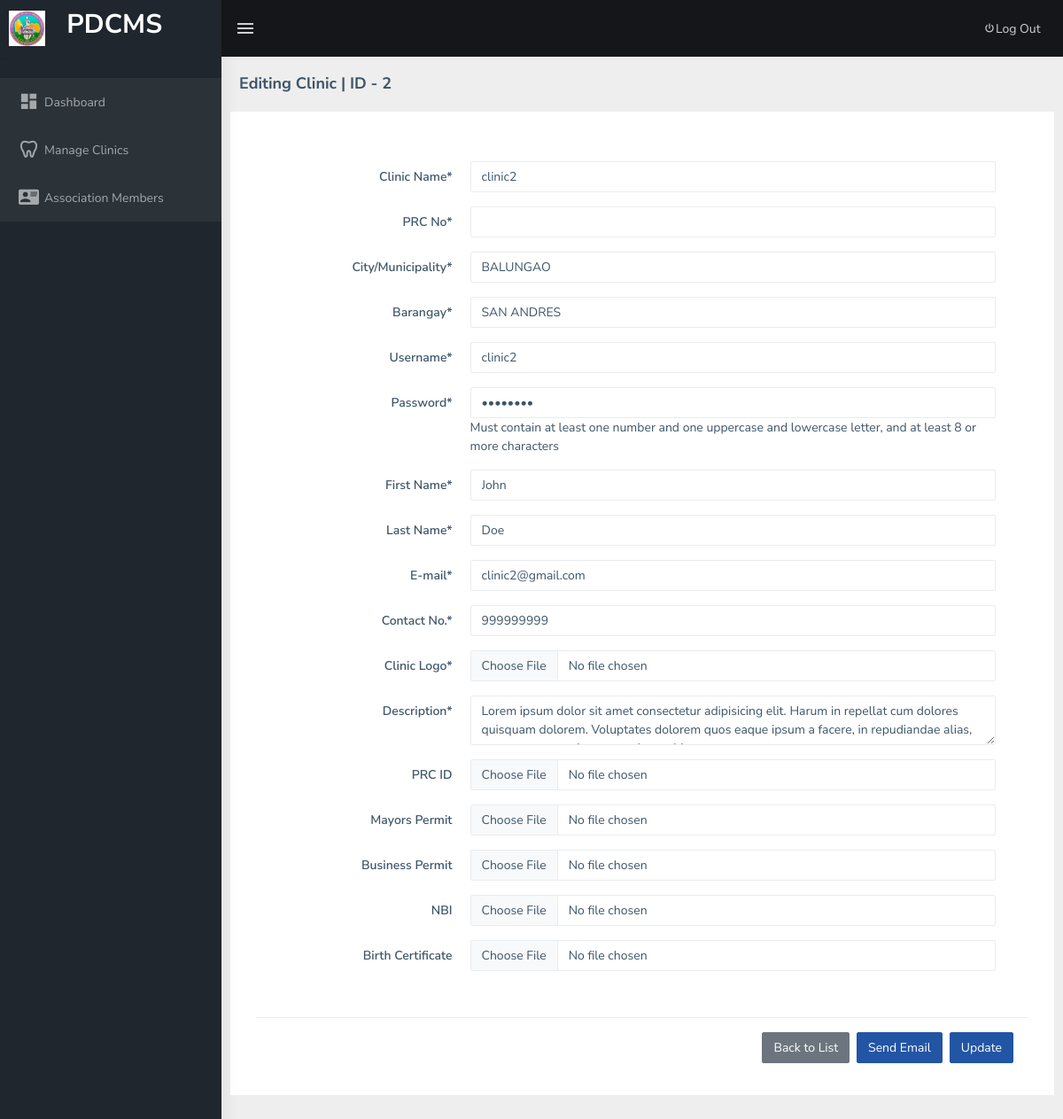
The app's page /admin/edit.php?id=2, older data.
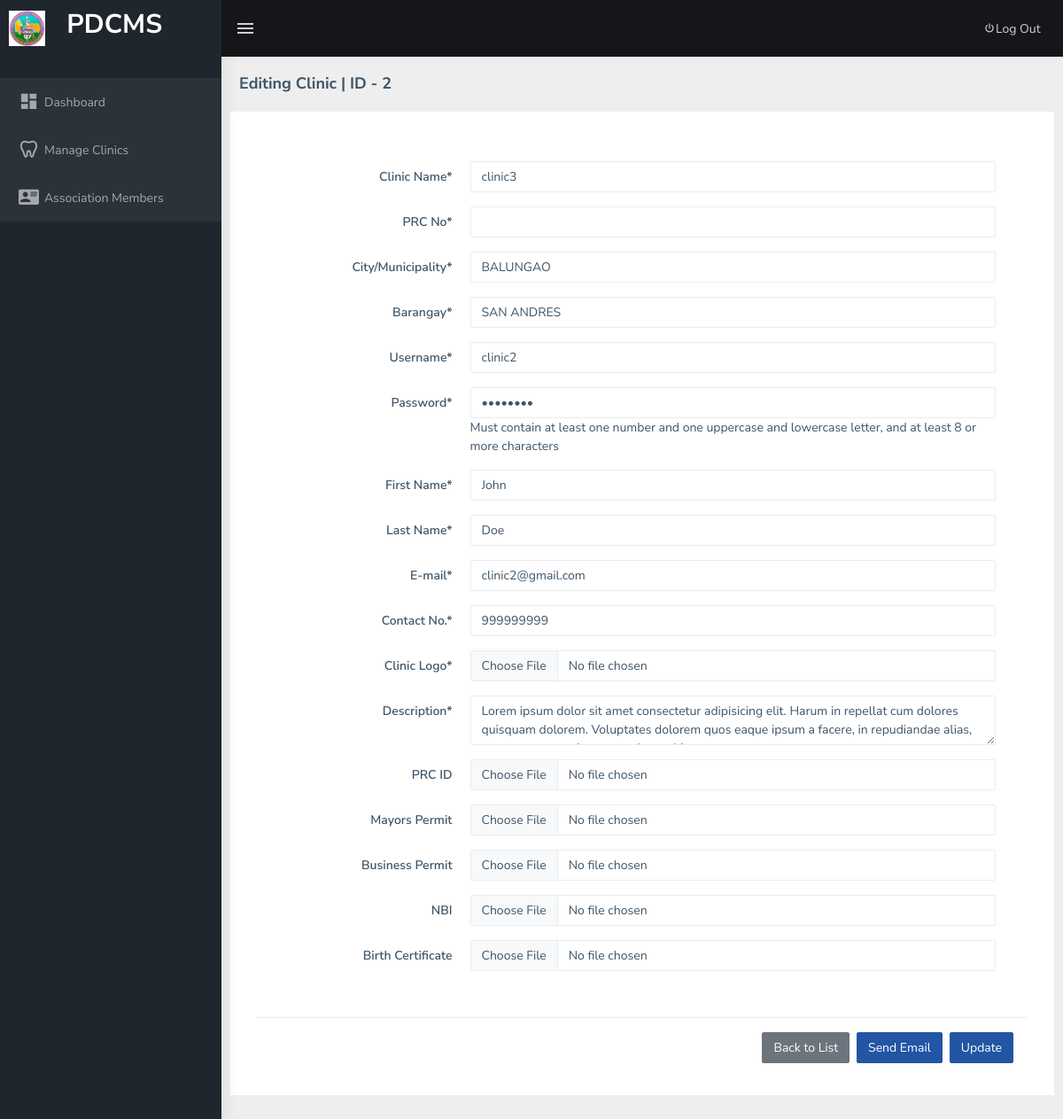
The same page, newer data.
### tables this page shows
CREATE TABLE `tbl_user` (
  `id` int(11) NOT NULL AUTO_INCREMENT,
  `access_id` int(11) DEFAULT NULL,
  `username` varchar(255) DEFAULT NULL,
  `password` varchar(255) DEFAULT NULL,
  `clinic_id` int(11) DEFAULT NULL,
  PRIMARY KEY (`id`)
);

CREATE TABLE `tbl_clinic` (
  `clinic_id` int(11) NOT NULL AUTO_INCREMENT,
  `name` varchar(255) DEFAULT NULL,
  `image` varchar(255) DEFAULT NULL,
  `description` text DEFAULT NULL,
  `prc_id` varchar(255) DEFAULT NULL,
  `business_permit` varchar(255) DEFAULT NULL,
  `nbi` varchar(255) DEFAULT NULL,
  `birth_certificate` varchar(255) DEFAULT NULL,
  `prc_no` varchar(45) DEFAULT NULL,
  `mayors_permit` varchar(255) DEFAULT NULL,
  `date_created` datetime DEFAULT current_timestamp(),
  PRIMARY KEY (`clinic_id`)
);

CREATE TABLE `tbl_userinfo` (
  `id` int(255) NOT NULL AUTO_INCREMENT,
  `municipality` varchar(255) NOT NULL,
  `barangay` varchar(255) NOT NULL,
  `email` varchar(255) NOT NULL,
  `contact` varchar(255) DEFAULT NULL,
  `first_name` varchar(255) DEFAULT NULL,
  `last_name` varchar(255) DEFAULT NULL,
  PRIMARY KEY (`id`)
);

### includes/functions.php (called while the page is built, shortened)
<?php
function get_one($sql)
{
    $result = mysqli_query($_SESSION['conn'], $sql);
    while ($row = mysqli_fetch_object($result)) {
        return $row;
    }
}

### admin/edit.php (the view, shortened to what the changed rows need)
<?php include 'header.php'; ?>
<div class="page-wrapper">
  <div class="container-fluid">
    <div class="row">
      <div class="card">
        <div class="card-body">
          <form class="form-horizontal" method="post" onsubmit="return confirm('Are you sure?');" enctype="multipart/form-data" id="my-form">
            <div class="modal-body">
              <div class="card-body">
                <?php $id = $_GET['id']; ?>
                <?php $default = get_one("select u.id,c.clinic_id,c.image,c.name,ui.municipality,ui.barangay,c.description,ui.email,ui.contact,u.username,u.password,c.prc_no from tbl_user u inner join tbl_clinic c on c.clinic_id = u.clinic_id inner join tbl_userinfo ui on ui.id = u.id where u.id = '$id'") ?>
                <div class="form-group row">
                  <div class="col-sm-9">
                    <input type="text" class="form-control" id="fname" name="clinic_name" required value="<?= $default->name ?>">
                  </div>
                </div>
                <div class="form-group row">
                  <div class="col-sm-9">
                    <input type="text" class="form-control" id="username" name="username" required value="<?= $default->username ?>">
                  </div>
                </div>
                <div class="form-group row">
                  <div class="col-sm-9">
                    <input type="password" class="form-control" id="password" name="password" pattern="(?=.*\d)(?=.*[a-z])(?=.*[A-Z]).{8,}" class="validate" required value="<?= $default->password ?>"><span>Must contain at least one number and one uppercase and lowercase letter, and at least 8 or more characters</span>
                  </div>
                </div>
                <div class="form-group row">
                  <div class="col-sm-9">
                    <input type="email" class="form-control" id="email" name="email" required value="<?= $default->email ?>">
                  </div>
                </div>
                <div class="form-group row">
                  <div class="col-sm-9">
                    <input type="number" pattern="" class="form-control" id="fname" name="contact" required value="<?= $default->contact ?>">
                  </div>
                </div>
                <div class="form-group row">
                  <div class="col-sm-9">
                    <textarea class="form-control" name="description" required><?= $default->description ?></textarea>
                  </div>
                </div>
              </div>
            </div>
          </form>
        </div>
      </div>
    </div>
  </div>
</div>
</div>
<?php include 'footer.php'; ?>

Row changes from the older to the newer data that the page shows:
changed through a linked row, tbl_user "clinic2": clinic_name "clinic2" → "clinic3"
